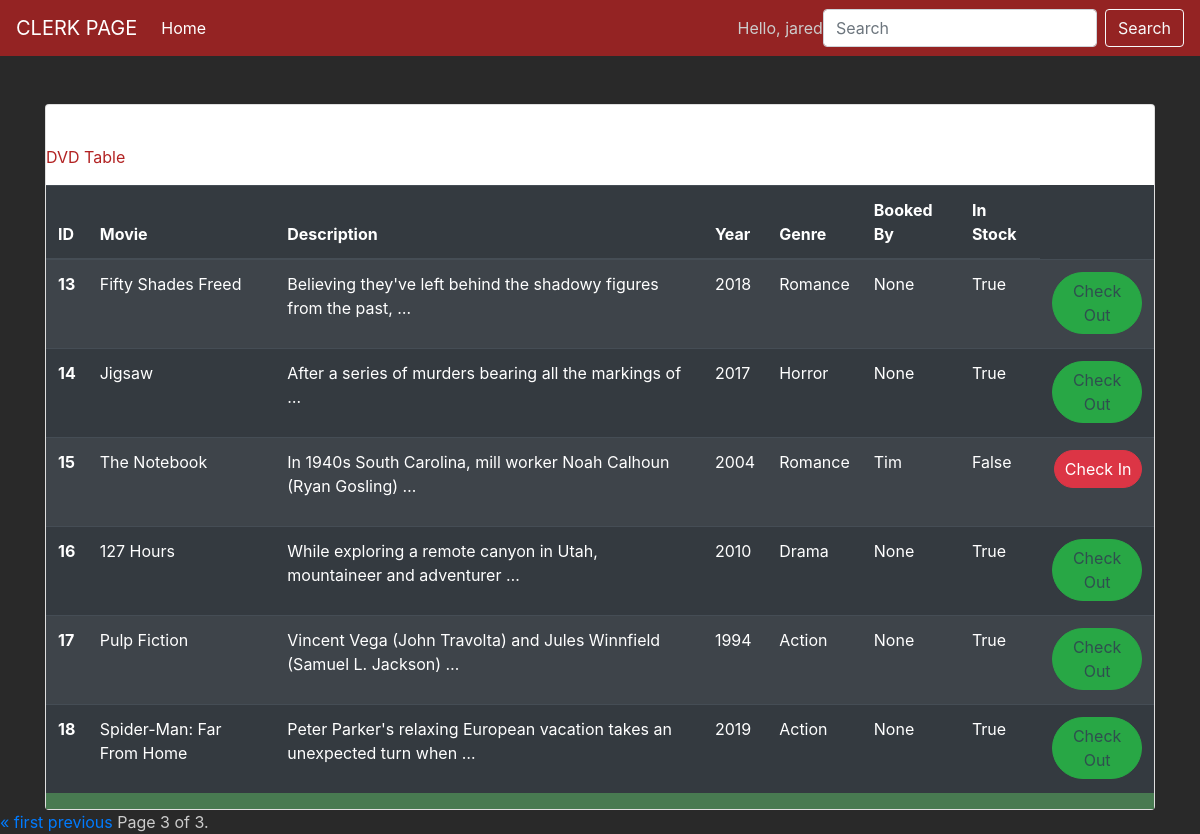
Page /clerk/?page=3 (signed in) on the committed database.
### webapp/models.py (models this page shows)
class DVD(models.Model):
    Title= models.CharField(max_length=50)
    year = models.CharField(max_length=255)
    genre = models.CharField(max_length=255)
    InStock= models.BooleanField(default=True)
    Synopsis= models.TextField()
    BookingPickup = models.CharField(max_length=255)
    NumOfTimesRented= models.IntegerField(default=0)
    ImageDVD= models.ImageField(upload_to='pics')
    PriceDVD = models.IntegerField(default=0)
    NumDaysBooked = models.IntegerField(default=0)

### webapp/views.py (the view)
# urls.py: path('clerk/', views.clerk, name='clerk'),
@login_required
def clerk(request):
    dvds = DVD.objects.all() #imports dvds from database
    trans = Transaction.objects.all() #imports dvds from database
    users = User.objects.all() #imports dvds from database
    customer = Customer.objects.all() #imports dvds from database
    query = request.GET.get("query")
    if query:
        dvds = DVD.objects.filter(Q(Title__icontains=query)) #Search Function according to name
    paginator = Paginator(dvds, 6) # Show 3 dvds per page
    page = request.GET.get('page')
    dvds = paginator.get_page(page)
    form=DocumentForm()
    context_dict = { 'dvds':dvds ,'form': form, 'trans':trans, 'users':users, 'customer':customer}
    return render(request, 'clerk.html',context_dict)

### webapp/form.py
class DocumentForm(forms.ModelForm):
    class Meta:
        model = DVD
        fields = ('Title','year','genre','InStock','Synopsis','BookingPickup' ,'NumOfTimesRented','ImageDVD')

### templates/clerk.html (shortened to what this page needs)
{%load static %}
<!DOCTYPE html>
<html lang="en">
<head>
    <link rel="stylesheet" href="https://stackpath.bootstrapcdn.com/bootstrap/4.3.1/css/bootstrap.min.css">
    <link rel="stylesheet" type="text/css" href="{% static 'clerkstye.css'%}">
</head>
<body>
    <nav class="navbar navbar-expand-lg navbar-light sticky" style="background-color: rgba(178, 34, 34, 0.781);">
        <a class="navbar-brand" href="#" style="color: white" >CLERK PAGE</a>
        <div class="collapse navbar-collapse" id="navbarSupportedContent">
          <ul class="navbar-nav mr-auto">
            <li class="nav-item active">
              <a class="nav-link" href="/" style="color: white">Home <span class="sr-only">(current)</span></a>
            </li>
          </ul>
          <form method="GET" action="" class="form-inline my-2 my-lg-0">
              <a> Hello, {{user.first_name}}</a><br>
            <input class="form-control mr-sm-2" name ='query' type="search" placeholder="Search" aria-label="Search">
            <button class="btn btn-outline-light my-2 my-sm-0" type="submit">Search</button>
          </form>
        </div>
      </nav>
<a></a><br>
    <div class="container">
        <div class="card" style="table-layout: fixed;">
          <div class="card-body"></div>
                <p class="" style="font: bold; color:firebrick">DVD Table</p>
                  <div class="table-body">
                          <table class="table table-striped table-dark">
                                  <thead>
                                    <tr>
                                      <th scope="col">ID</th>
                                      <th scope="col">Movie</th>
                                      <th scope="col">Description</th>
                                      <th scope="col">Year</th>
                                      <th scope="col">Genre</th>
                                      <th scope="col">Booked By</th>
                                      <th scope="col">In Stock</th>
                                    </tr>
                                  </thead>
                                  <tbody>
                                  {% for dvd in dvds %}
                                    <tr>
                                      <th scope="row">{{dvd.id}}</th>
                                      <td>{{dvd.Title}}</td>
                                      <td>{{dvd.Synopsis|safe|truncatewords:"10"|linebreaks}}</td>
                                      <td>{{dvd.year}}</td>
                                      <td>{{dvd.genre}}</td>
                                      <td>{{dvd.BookingPickup}}</td>
                                      <td>{{dvd.InStock}}</td>
                                      <td>
                                          {%if dvd.InStock %}
                                                {%if not dvd.BookingPickup == 'None' %}
                                                    <button type="button" class="btn btn-success badge-pill" data-toggle="modal" data-target="#checkout{{dvd.id}}" style="float: right">Check Out</button>
                                                {%else%}
                                                    <button type="button" class="btn btn-success badge-pill" style="pointer-events: none; color:darkslategray" data-toggle="modal" data-target="#checkout{{dvd.id}}" style="float: right">Check Out</button>
                                                {%endif%}
                                          {%else %}
                                            <form method="post" action="checkin">
                                              <button type="submit" class="btn btn-danger badge-pill" style="float: right">Check In</button>
                                            </form>
                                          {%endif%}
                                      </td>
                                    </tr>
                                  {%endfor%}
                                  </tbody>
                                </table>
                  </div>
          </div>
        </div>
    <div class="pagination">
        <span class="step-links">
            {% if dvds.has_previous %}
                <a href="?page=1">&laquo; first</a>
                <a href="?page={{ dvds.previous_page_number }}">previous</a>
            {% endif %}
            <span class="current">
                Page {{ dvds.number }} of {{ dvds.paginator.num_pages }}.
            </span>
        </span>
    </div>
</body>
</html>

### static/clerkstye.css (style rules this page uses)
body { padding-top: 80px; background-color: rgb(41, 41, 41); color: #CCC; }
.navbar { z-index: 9999; }
.navbar-brand { color:forestgreen; }
.sticky { position: fixed; top:0; width:100%; }
.table-body { background-color: #487A51; }

### rows in the picture
DVD: id "13", Title "Fifty Shades Freed", Synopsis "Believing they've left behind the shadowy figures from the past, …", year "2018", genre "Romance", BookingPickup "None", InStock "True"
DVD: id "14", Title "Jigsaw", Synopsis "After a series of murders bearing all the markings of …", year "2017", genre "Horror", BookingPickup "None", InStock "True"
DVD: id "15", Title "The Notebook", Synopsis "In 1940s South Carolina, mill worker Noah Calhoun (Ryan Gosling) …", year "2004", genre "Romance", BookingPickup "Tim", InStock "False"
DVD: id "16", Title "127 Hours", Synopsis "While exploring a remote canyon in Utah, mountaineer and adventurer …", year "2010", genre "Drama", BookingPickup "None", InStock "True"
DVD: id "17", Title "Pulp Fiction", Synopsis "Vincent Vega (John Travolta) and Jules Winnfield (Samuel L. Jackson) …", year "1994", genre "Action", BookingPickup "None", InStock "True"
DVD: id "18", Title "Spider-Man: Far From Home", Synopsis "Peter Parker's relaxing European vacation takes an unexpected turn when …", year "2019", genre "Action", BookingPickup "None", InStock "True"

### other values in the picture
{{ user.first_name }} "jared"
{{ dvds.number }} "3"
{{ dvds.paginator.num_pages }} "3"
